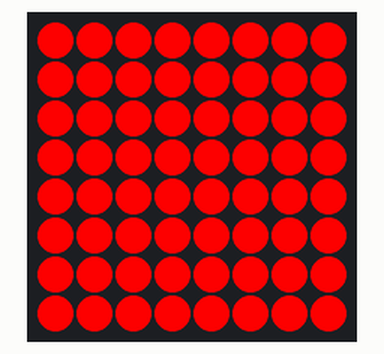
Bench run of a program on a simulated Raspberry Pi (BCM pin numbers) with a Sense HAT. Parts: the Sense HAT's 8×8 RGB LED matrix.

Above: at 0.17 s.
At 2.27 s:
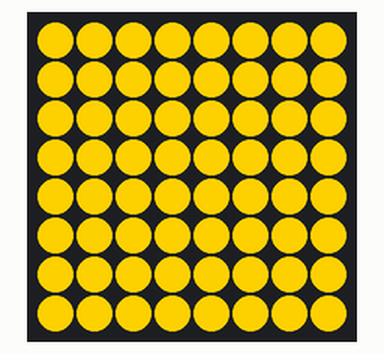
At 5.37 s:
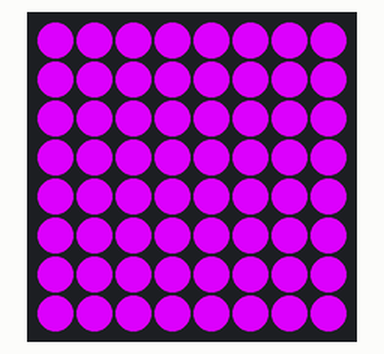
At 10.63 s:
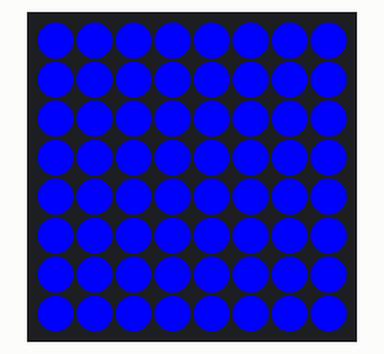
At 15.89 s:
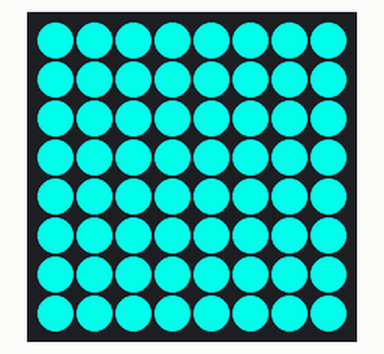
At 21.13 s:
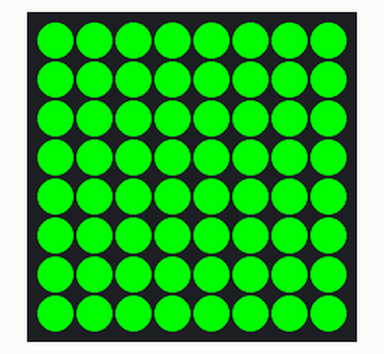

The program:

solids.py
```python
import sys
import random
from random import randint
import time
from sense_hat import SenseHat
sense=SenseHat()
sense.clear()

r = 255
g = 0
b = 0

msleep = lambda x: time.sleep(x / 1000.0)

def next_colour():
    global r,g,b

    if (r == 255 and g < 255 and b == 0):
        g += 1

    if (g == 255 and r > 0 and b == 0):
        r -= 1

    if (g == 255 and b < 255 and r == 0):
        b += 1

    if (b == 255 and g > 0 and r == 0):
        g -= 1

    if (b == 255 and r < 255 and g == 0):
        r += 1

    if (r == 255 and b > 0 and g == 0):
        b -= 1

while True:
    try:
        sense.clear([r, g, b])
        msleep(.5)
        next_colour()
    except KeyboardInterrupt:
        sense.clear()
        sys.exit()
#////////////////////////////////
```
